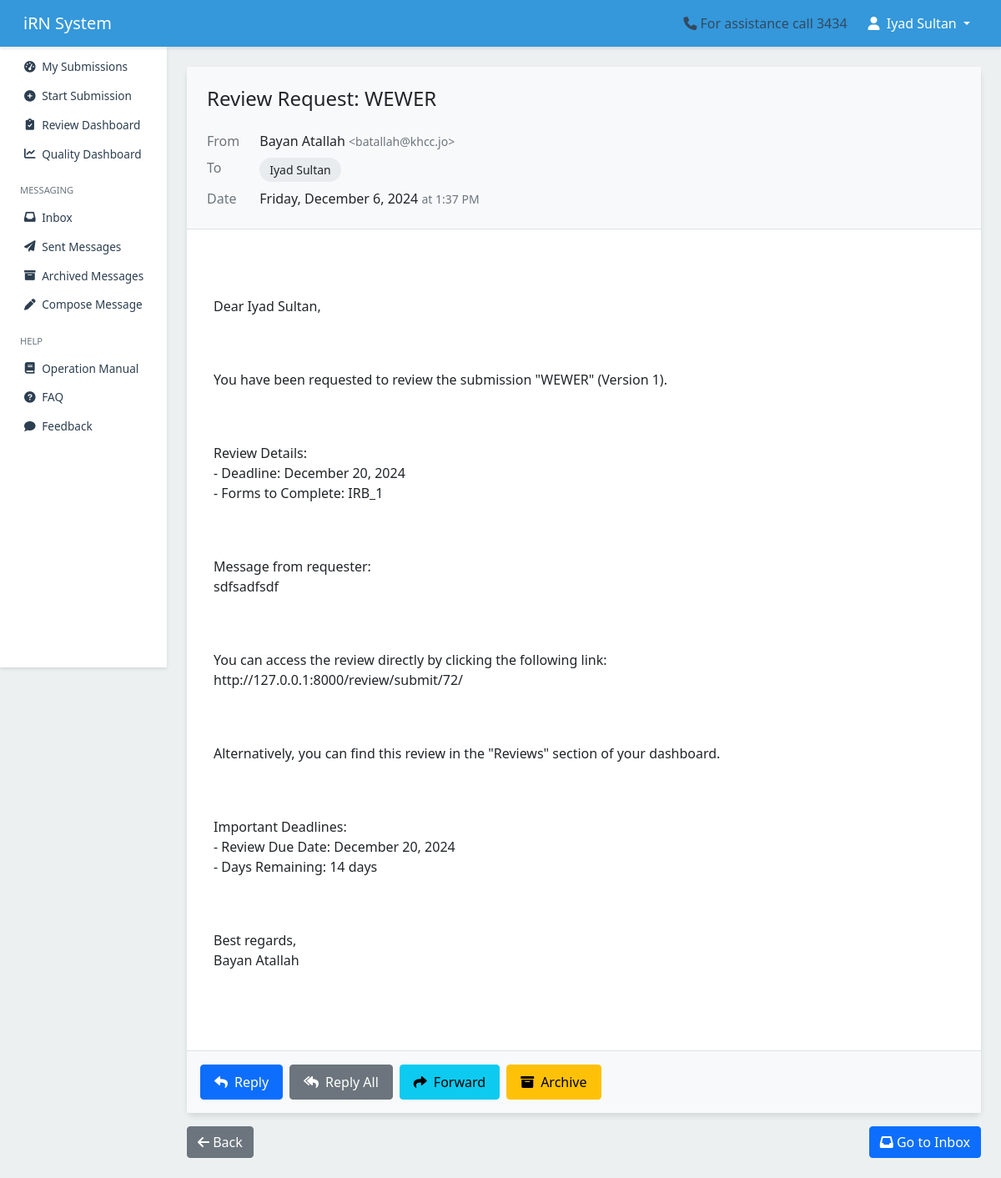
Page /messaging/message/370/ (signed in) on the committed database.
### messaging/models.py (models this page shows, shortened)
class Message(models.Model):
    sender = models.ForeignKey(User, related_name='sent_messages', on_delete=models.CASCADE)
    recipients = models.ManyToManyField(User, related_name='received_messages')
    cc = models.ManyToManyField(User, related_name='cc_messages', blank=True)
    bcc = models.ManyToManyField(User, related_name='bcc_messages', blank=True)
    subject = models.CharField(max_length=255)
    body = models.TextField()
    respond_by = models.DateTimeField(default=get_default_respond_by, blank=True, null=True)
    sent_at = models.DateTimeField(auto_now_add=True)
    is_archived = models.BooleanField(default=False)
    hashtags = models.CharField(max_length=255, blank=True, null=True)
    thread_id = models.UUIDField(default=uuid.uuid4, editable=False, null=True, blank=True)
    related_submission = models.ForeignKey(
        'submission.Submission',
        on_delete=models.SET_NULL,
        null=True,
        blank=True,
        related_name='related_messages'
    )
    objects = MessageManager()
    message_type = models.CharField(
    max_length=20,
        choices=[
            ('decision', 'Decision'),
            ('notification', 'Notification'),
            ('general', 'General'),
        ],
        default='general'
)
    class Meta:
        ordering = ['-sent_at']

### messaging/views.py (the view)
# urls.py: path('message/<int:message_id>/', views.view_message, name='view_message'),
@login_required
def view_message(request, message_id):
    message = get_object_or_404(Message, id=message_id)
    read_status, created = MessageReadStatus.objects.get_or_create(
        user=request.user,
        message=message,
        defaults={'is_read': True}
    )
    if not read_status.is_read:
        read_status.is_read = True
        read_status.save()
    return render(request, 'messaging/view_message.html', {'message': message})

### messaging/templates/messaging/view_message.html (shortened to what this page needs)
{% extends 'users/base.html' %}
{% load static %}
{% block content %}
<div class="message-container">
    <div class="card">
        <div class="message-header">
            <h1 class="message-subject">{{ message.subject }}</h1>
            <div class="message-meta">
                <span class="message-meta-label">From</span>
                <span class="message-meta-content">
                    {{ message.sender.get_full_name|default:message.sender.username }}
                    <small class="text-muted">&lt;{{ message.sender.email }}&gt;</small>
                </span>
                <span class="message-meta-label">To</span>
                <div class="message-meta-content recipient-list">
                    {% for recipient in message.recipients.all %}
                        <span class="recipient-chip">
                            {{ recipient.get_full_name|default:recipient.username }}
                        </span>
                    {% endfor %}
                </div>
                <span class="message-meta-label">Date</span>
                <span class="message-meta-content">
                    {{ message.sent_at|date:"l, F j, Y" }}
                    <small class="text-muted">at {{ message.sent_at|date:"g:i A" }}</small>
                </span>
            </div>
        </div>
        <div class="message-body">
            {{ message.body|linebreaks }}
        </div>
        <div class="message-footer">
            <div class="message-actions">
                <a href="{% url 'messaging:reply' message.id %}" class="btn btn-primary">
                    <i class="fas fa-reply"></i>
                    Reply
                </a>
                <a href="{% url 'messaging:reply_all' message.id %}" class="btn btn-secondary">
                    <i class="fas fa-reply-all"></i>
                    Reply All
                </a>
                <a href="{% url 'messaging:forward' message.id %}" class="btn btn-info">
                    <i class="fas fa-share"></i>
                    Forward
                </a>
                <form method="post" action="{% url 'messaging:archive_message' %}" class="d-inline">
                    <button type="submit" class="btn {% if user == message.sender %}btn-danger{% else %}btn-warning{% endif %}"
                            onclick="return confirm('Are you sure you want to archive this message?');">
                        <i class="fas fa-archive"></i>
                        Archive
                    </button>
                </form>
            </div>
        </div>
    </div>
    <div class="navigation-actions">
        <a href="javascript:history.back()" class="btn btn-secondary">
            <i class="fas fa-arrow-left"></i>
            Back
        </a>
        <a href="{% url 'messaging:inbox' %}" class="btn btn-primary">
            <i class="fas fa-inbox"></i>
            Go to Inbox
        </a>
    </div>
</div>
{% endblock %}

### users/templates/users/base.html (shortened to what this page needs)
{% load static %}
<!DOCTYPE html>
<html lang="en">
<head>
    {% load static %}
    <link href="https://cdn.jsdelivr.net/npm/bootstrap@5.1.3/dist/css/bootstrap.min.css" rel="stylesheet">
    <link href="https://cdnjs.cloudflare.com/ajax/libs/font-awesome/6.0.0-beta3/css/all.min.css" rel="stylesheet">
    <link href="https://cdn.jsdelivr.net/npm/select2@4.1.0-rc.0/dist/css/select2.min.css" rel="stylesheet">
    <link href="https://cdn.jsdelivr.net/npm/select2-bootstrap-5-theme@1.3.0/dist/select2-bootstrap-5-theme.min.css" rel="stylesheet">
</head>
<body>
    <nav class="navbar navbar-expand-lg navbar-dark">
        <div class="container-fluid">
            <a class="navbar-brand" href="/">iRN System</a>
            <div class="collapse navbar-collapse justify-content-end" id="navbarNav">
                <span class="me-3"><i class="fas fa-phone me-1"></i>For assistance call 3434</span>
                {% if user.is_authenticated %}
                    <ul class="navbar-nav">
                        <li class="nav-item dropdown">
                            <button class="nav-link dropdown-toggle btn btn-link"
                                    id="userDropdown"
                                    data-bs-toggle="dropdown"
                                    aria-expanded="false">
                                <i class="fas fa-user me-1"></i>
                                {{ user.get_full_name|default:user.username }}
                            </button>
                        </li>
                    </ul>
                {% endif %}
            </div>
        </div>
    </nav>
    <div class="container-fluid">
        <div class="row">
            <nav class="sidebar" id="sidebar">
                <div class="position-sticky">
                    <ul class="nav flex-column">
                        <li class="nav-item">
                            <a class="nav-link {% if request.resolver_match.url_name == 'dashboard' %}active{% endif %}"
                               href="{% url 'submission:dashboard' %}">
                                <i class="fas fa-tachometer-alt"></i>
                                <span>My Submissions</span>
                            </a>
                        </li>
                        <li class="nav-item">
                            <a class="nav-link {% if request.resolver_match.url_name == 'start_submission' %}active{% endif %}"
                               href="{% url 'submission:start_submission' %}">
                                <i class="fas fa-plus-circle"></i>
                                <span>Start Submission</span>
                            </a>
                        </li>
                        <li class="nav-item">
                            {% if request.user.groups.all|dictsort:"name"|join:"," in "IRB,OSAR,RC" %}
                            <a class="nav-link {% if request.resolver_match.url_name == 'review_dashboard' %}active{% endif %}"
                               href="{% url 'review:review_dashboard' %}">
                                <i class="fas fa-clipboard-check"></i>
                                <span>Review Dashboard</span>
                            </a>
                            {% endif %}
                        </li>
                        <li class="nav-item">
                            <a href="{% url 'review:quality_dashboard' %}" class="nav-link">
                                <i class="fas fa-chart-line"></i> Quality Dashboard
                            </a>
                        </li>
                        <li class="nav-item mt-3">
                            <div class="sidebar-heading px-3 py-2 text-muted small text-uppercase">
                                Messaging
                            </div>
                        </li>
                        <li class="nav-item">
                            <a class="nav-link {% if request.resolver_match.url_name == 'inbox' %}active{% endif %}"
                               href="{% url 'messaging:inbox' %}">
                                <i class="fas fa-inbox"></i>
                                <span>Inbox</span>
                            </a>
                        </li>
                        <li class="nav-item">
                            <a class="nav-link {% if request.resolver_match.url_name == 'sent_messages' %}active{% endif %}"
                               href="{% url 'messaging:sent_messages' %}">
                                <i class="fas fa-paper-plane"></i>
                                <span>Sent Messages</span>
                            </a>
                        </li>
                        <li class="nav-item">
                            <a class="nav-link {% if request.resolver_match.url_name == 'archived_messages' %}active{% endif %}"
                               href="{% url 'messaging:archived_messages' %}">
                                <i class="fas fa-archive"></i>
                                <span>Archived Messages</span>
                            </a>
                        </li>
                        <li class="nav-item">
                            <a class="nav-link {% if request.resolver_match.url_name == 'compose_message' %}active{% endif %}"
                               href="{% url 'messaging:compose_message' %}">
                                <i class="fas fa-pen"></i>
                                <span>Compose Message</span>
                            </a>
                        </li>
                        <li class="nav-item mt-3">
                            <div class="sidebar-heading px-3 py-2 text-muted small text-uppercase">
                                Help
                            </div>
                        </li>
                        <li class="nav-item">
                            <a class="nav-link" href="{% url 'users:operation_manual' %}" target="_blank">
                                <i class="fas fa-book"></i>
                                <span>Operation Manual</span>
                            </a>
                        </li>
                        <li class="nav-item">
                            <a class="nav-link" href="{% url 'users:faq' %}">
                                <i class="fas fa-question-circle"></i>
                                <span>FAQ</span>
                            </a>
                        </li>
                        <li class="nav-item">
                            <a class="nav-link" href="{% url 'feedback:submit_feedback' %}">
                                <i class="fas fa-comment"></i>
                                <span>Feedback</span>
                            </a>
                        </li>
                    </ul>
                </div>
            </nav>
            <main class="main-content">
                {% block content %}{% endblock %}
            </main>
        </div>
    </div>
</body>
</html>

### users/templates/users/base.html (style rules this page uses)
:root { --primary-color: #3498db; --secondary-color: #2c3e50; --background-color: #ecf0f1; --text-color: #34495e; --sidebar-width: 200px; --navbar-height: 56px; --shadow-sm: 0 2px 4px rgba(0,0,0,.1); --shadow-md: 0 4px 6px rgba(0,0,0,.1); --transition-default: all 0.3s ease; }
body { font-family: 'Segoe UI', Tahoma, Geneva, Verdana, sans-serif; background-color: var(--background-color); color: var(--text-color); min-height: 100vh; padding-top: var(--navbar-height); }
.navbar { background-color: var(--primary-color); box-shadow: var(--shadow-sm); height: var(--navbar-height); padding: 0 1rem; z-index: 1030; position: fixed; top: 0; right: 0; left: 0; }
.navbar-brand, .navbar-nav .nav-link { color: white !important; }
.sidebar { position: fixed; top: var(--navbar-height); left: 0; width: var(--sidebar-width); height: calc(100vh - var(--navbar-height)); background-color: white; box-shadow: var(--shadow-sm); padding-top: 0.5rem; z-index: 1020; overflow-y: auto; }
.sidebar .nav-link { color: var(--secondary-color); padding: 0.4rem 0.75rem; border-left: 3px solid transparent; transition: var(--transition-default); display: flex; align-items: center; gap: 0.35rem; font-size: 0.85rem; margin-bottom: 0.1rem; }
.sidebar .nav-link i { width: 1.1rem; text-align: center; }
.sidebar-heading { padding: 0.3rem 0.75rem !important; margin-bottom: 0.2rem !important; font-size: 0.7rem !important; }
.sidebar .nav-item.mt-3 { margin-top: 0.75rem !important; }
.main-content { margin-left: var(--sidebar-width); padding: 1.5rem; min-height: calc(100vh - var(--navbar-height)); width: calc(100% - var(--sidebar-width)); }
.card { box-shadow: var(--shadow-md); border: none; border-radius: 0.5rem; }

### messaging/templates/messaging/view_message.html (style rules this page uses)
.message-container { max-width: 100%; padding: 0; }
.message-header { background-color: #f8f9fa; border-bottom: 1px solid #dee2e6; padding: 1.5rem; }
.message-subject { font-size: 1.5rem; font-weight: 500; color: #212529; margin-bottom: 1.5rem; }
.message-meta { display: grid; grid-template-columns: auto 1fr; gap: 0.5rem 1.5rem; align-items: start; }
.message-meta-label { color: #6c757d; font-weight: 500; white-space: nowrap; }
.message-meta-content { color: #212529; word-break: break-word; }
.message-body { padding: 2rem; white-space: pre-wrap; color: #212529; min-height: 200px; background-color: white; }
.message-footer { background-color: #f8f9fa; border-top: 1px solid #dee2e6; padding: 1rem; }
.message-actions { display: flex; gap: 0.5rem; flex-wrap: wrap; }
.message-actions .btn { display: inline-flex; align-items: center; gap: 0.5rem; padding: 0.5rem 1rem; }
.navigation-actions { display: flex; justify-content: space-between; margin-top: 1rem; }
.recipient-list { display: flex; flex-wrap: wrap; gap: 0.5rem; }
.recipient-chip { background-color: #e9ecef; border-radius: 16px; padding: 0.25rem 0.75rem; font-size: 0.875rem; }

### rows in the picture
Message: subject "Review Request: WEWER", sender.get_full_name "Bayan Atallah", sender.email "batallah@khcc.jo", sent_at "Friday, December 6, 2024", sent_at "1:37 PM", body "Dear Iyad Sultan, You have been requested to review the submission \"WEWER\" (Version 1). Review Details: - Deadline: December 20, 2024 - Forms to Complete: IRB_1 Message from requester: sdfsadfsdf You can access the review directly by clicking the following link: http://127.0.0.1:8000/review/submit/72/ Alternatively, you can find this review in the \"Reviews\" section of your dashboard. Important Deadlines: - Review Due Date: December 20, 2024 - Days Remaining: 14 days Best regards, Bayan Atallah"

### other values in the picture
{{ user.get_full_name|default:user.username }} "Iyad Sultan"
{{ recipient.get_full_name|default:recipient.username }} "Iyad Sultan"
